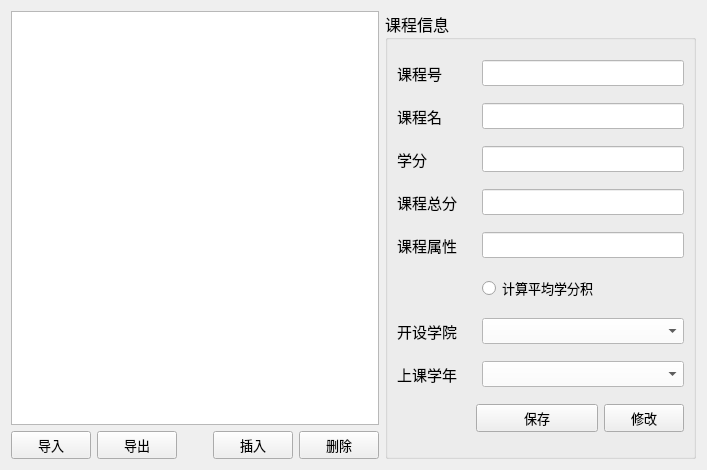
<?xml version="1.0" encoding="UTF-8"?>
<ui version="4.0">
 <class>manage_course</class>
 <widget class="QWidget" name="manage_course">
  <property name="geometry">
   <rect>
    <x>0</x>
    <y>0</y>
    <width>707</width>
    <height>470</height>
   </rect>
  </property>
  <property name="windowTitle">
   <string>Form</string>
  </property>
  <property name="styleSheet">
   <string notr="true"/>
  </property>
  <layout class="QHBoxLayout" name="horizontalLayout_3">
   <item>
    <layout class="QVBoxLayout" name="verticalLayout_2">
     <item>
      <widget class="QTableView" name="courseView">
       <property name="baseSize">
        <size>
         <width>30</width>
         <height>30</height>
        </size>
       </property>
       <property name="font">
        <font>
         <pointsize>10</pointsize>
        </font>
       </property>
       <property name="lineWidth">
        <number>2</number>
       </property>
      </widget>
     </item>
     <item>
      <layout class="QHBoxLayout" name="horizontalLayout_2">
       <item>
        <widget class="QPushButton" name="pushButton">
         <property name="font">
          <font>
           <family>微软雅黑</family>
           <pointsize>10</pointsize>
          </font>
         </property>
         <property name="styleSheet">
          <string notr="true">QPushButton{ 
border-width:4px;
border-image:url(:/image/bg.jpeg)
 4 4 4 4 stretch stretch;
}

QPushButton:hover{
border: 0.1px solid;
}</string>
         </property>
         <property name="text">
          <string>导入</string>
         </property>
         <property name="icon">
          <iconset resource="icons.qrc">
           <normaloff>:/image/import.png</normaloff>:/image/import.png</iconset>
         </property>
        </widget>
       </item>
       <item>
        <widget class="QPushButton" name="pushButton_2">
         <property name="font">
          <font>
           <family>微软雅黑</family>
           <pointsize>10</pointsize>
          </font>
         </property>
         <property name="styleSheet">
          <string notr="true">QPushButton{ 
border-width:4px;
border-image:url(:/image/bg.jpeg)
 4 4 4 4 stretch stretch;
}

QPushButton:hover{
border: 0.1px solid;
}</string>
         </property>
         <property name="text">
          <string>导出</string>
         </property>
         <property name="icon">
          <iconset resource="icons.qrc">
           <normaloff>:/image/export.png</normaloff>:/image/export.png</iconset>
         </property>
        </widget>
       </item>
       <item>
        <spacer name="horizontalSpacer">
         <property name="orientation">
          <enum>Qt::Horizontal</enum>
         </property>
         <property name="sizeHint" stdset="0">
          <size>
           <width>40</width>
           <height>20</height>
          </size>
         </property>
        </spacer>
       </item>
       <item>
        <widget class="QPushButton" name="newCourse">
         <property name="font">
          <font>
           <family>微软雅黑</family>
           <pointsize>10</pointsize>
          </font>
         </property>
         <property name="cursor">
          <cursorShape>PointingHandCursor</cursorShape>
         </property>
         <property name="toolTip">
          <string>&lt;!DOCTYPE HTML PUBLIC &quot;-//W3C//DTD HTML 4.0//EN&quot; &quot;http://www.w3.org/TR/REC-html40/strict.dtd&quot;&gt;
&lt;html&gt;&lt;head&gt;&lt;meta name=&quot;qrichtext&quot; content=&quot;1&quot; /&gt;&lt;style type=&quot;text/css&quot;&gt;
p, li { white-space: pre-wrap; }
&lt;/style&gt;&lt;/head&gt;&lt;body style=&quot; font-family:'SimSun'; font-size:9pt; font-weight:400; font-style:normal;&quot;&gt;
&lt;p align=&quot;center&quot; style=&quot; margin-top:0px; margin-bottom:0px; margin-left:0px; margin-right:0px; -qt-block-indent:0; text-indent:0px;&quot;&gt;&lt;span style=&quot; font-size:12pt; font-weight:600;&quot;&gt;添加&lt;/span&gt;&lt;/p&gt;&lt;/body&gt;&lt;/html&gt;</string>
         </property>
         <property name="styleSheet">
          <string notr="true"/>
         </property>
         <property name="text">
          <string>插入</string>
         </property>
         <property name="icon">
          <iconset resource="icons.qrc">
           <normaloff>:/image/add.png</normaloff>:/image/add.png</iconset>
         </property>
         <property name="iconSize">
          <size>
           <width>16</width>
           <height>16</height>
          </size>
         </property>
         <property name="autoDefault">
          <bool>false</bool>
         </property>
        </widget>
       </item>
       <item>
        <widget class="QPushButton" name="deleteCourse">
         <property name="baseSize">
          <size>
           <width>20</width>
           <height>20</height>
          </size>
         </property>
         <property name="font">
          <font>
           <family>微软雅黑</family>
           <pointsize>10</pointsize>
          </font>
         </property>
         <property name="cursor">
          <cursorShape>PointingHandCursor</cursorShape>
         </property>
         <property name="toolTip">
          <string>&lt;!DOCTYPE HTML PUBLIC &quot;-//W3C//DTD HTML 4.0//EN&quot; &quot;http://www.w3.org/TR/REC-html40/strict.dtd&quot;&gt;
&lt;html&gt;&lt;head&gt;&lt;meta name=&quot;qrichtext&quot; content=&quot;1&quot; /&gt;&lt;style type=&quot;text/css&quot;&gt;
p, li { white-space: pre-wrap; }
&lt;/style&gt;&lt;/head&gt;&lt;body style=&quot; font-family:'SimSun'; font-size:9pt; font-weight:400; font-style:normal;&quot;&gt;
&lt;p align=&quot;center&quot; style=&quot; margin-top:0px; margin-bottom:0px; margin-left:0px; margin-right:0px; -qt-block-indent:0; text-indent:0px;&quot;&gt;&lt;span style=&quot; font-size:12pt; font-weight:600;&quot;&gt;删除&lt;/span&gt;&lt;/p&gt;&lt;/body&gt;&lt;/html&gt;</string>
         </property>
         <property name="styleSheet">
          <string notr="true"/>
         </property>
         <property name="text">
          <string>删除</string>
         </property>
         <property name="icon">
          <iconset resource="icons.qrc">
           <normaloff>:/image/cross.png</normaloff>:/image/cross.png</iconset>
         </property>
         <property name="iconSize">
          <size>
           <width>16</width>
           <height>16</height>
          </size>
         </property>
        </widget>
       </item>
      </layout>
     </item>
    </layout>
   </item>
   <item>
    <layout class="QVBoxLayout" name="verticalLayout">
     <item>
      <widget class="QGroupBox" name="groupBox">
       <property name="maximumSize">
        <size>
         <width>339</width>
         <height>16777215</height>
        </size>
       </property>
       <property name="font">
        <font>
         <family>华文楷体</family>
         <pointsize>12</pointsize>
        </font>
       </property>
       <property name="title">
        <string>课程信息</string>
       </property>
       <layout class="QGridLayout" name="gridLayout">
        <item row="0" column="0">
         <widget class="QLabel" name="label">
          <property name="font">
           <font>
            <family>微软雅黑</family>
            <pointsize>11</pointsize>
           </font>
          </property>
          <property name="text">
           <string>课程号</string>
          </property>
         </widget>
        </item>
        <item row="0" column="2" colspan="2">
         <widget class="QLineEdit" name="lineEdit_courseNumber">
          <property name="font">
           <font>
            <pointsize>10</pointsize>
           </font>
          </property>
          <property name="styleSheet">
           <string notr="true">background-color: rgb(255, 255, 255);</string>
          </property>
         </widget>
        </item>
        <item row="1" column="0">
         <widget class="QLabel" name="label_2">
          <property name="font">
           <font>
            <family>微软雅黑</family>
            <pointsize>11</pointsize>
           </font>
          </property>
          <property name="text">
           <string>课程名</string>
          </property>
         </widget>
        </item>
        <item row="1" column="2" colspan="2">
         <widget class="QLineEdit" name="lineEdit_courseName">
          <property name="font">
           <font>
            <pointsize>10</pointsize>
           </font>
          </property>
          <property name="styleSheet">
           <string notr="true">background-color: rgb(255, 255, 255);</string>
          </property>
         </widget>
        </item>
        <item row="2" column="0">
         <widget class="QLabel" name="label_3">
          <property name="font">
           <font>
            <family>微软雅黑</family>
            <pointsize>11</pointsize>
           </font>
          </property>
          <property name="text">
           <string>学分</string>
          </property>
         </widget>
        </item>
        <item row="2" column="2" colspan="2">
         <widget class="QLineEdit" name="lineEdit_course_Credit">
          <property name="font">
           <font>
            <pointsize>10</pointsize>
           </font>
          </property>
          <property name="styleSheet">
           <string notr="true">background-color: rgb(255, 255, 255);</string>
          </property>
         </widget>
        </item>
        <item row="3" column="0" colspan="2">
         <widget class="QLabel" name="label_4">
          <property name="font">
           <font>
            <family>微软雅黑</family>
            <pointsize>11</pointsize>
           </font>
          </property>
          <property name="text">
           <string>课程总分</string>
          </property>
         </widget>
        </item>
        <item row="3" column="2" colspan="2">
         <widget class="QLineEdit" name="lineEdit_courseScore">
          <property name="font">
           <font>
            <pointsize>10</pointsize>
           </font>
          </property>
          <property name="styleSheet">
           <string notr="true">background-color: rgb(255, 255, 255);</string>
          </property>
         </widget>
        </item>
        <item row="4" column="0" colspan="2">
         <widget class="QLabel" name="label_5">
          <property name="font">
           <font>
            <family>微软雅黑</family>
            <pointsize>11</pointsize>
           </font>
          </property>
          <property name="text">
           <string>课程属性</string>
          </property>
         </widget>
        </item>
        <item row="4" column="2" colspan="2">
         <widget class="QLineEdit" name="lineEdit_courseAtr">
          <property name="font">
           <font>
            <pointsize>10</pointsize>
           </font>
          </property>
          <property name="styleSheet">
           <string notr="true">background-color: rgb(255, 255, 255);</string>
          </property>
         </widget>
        </item>
        <item row="7" column="0" colspan="2">
         <widget class="QLabel" name="label_6">
          <property name="font">
           <font>
            <family>微软雅黑</family>
            <pointsize>11</pointsize>
           </font>
          </property>
          <property name="text">
           <string>开设学院</string>
          </property>
         </widget>
        </item>
        <item row="8" column="0" colspan="2">
         <widget class="QLabel" name="label_7">
          <property name="font">
           <font>
            <family>微软雅黑</family>
            <pointsize>11</pointsize>
           </font>
          </property>
          <property name="text">
           <string>上课学年</string>
          </property>
         </widget>
        </item>
        <item row="8" column="2" colspan="2">
         <widget class="QComboBox" name="semesteryearcombobox">
          <property name="font">
           <font>
            <pointsize>10</pointsize>
           </font>
          </property>
          <property name="styleSheet">
           <string notr="true">background-color: rgb(255, 255, 255);</string>
          </property>
         </widget>
        </item>
        <item row="9" column="0">
         <spacer name="horizontalSpacer_2">
          <property name="orientation">
           <enum>Qt::Horizontal</enum>
          </property>
          <property name="sizeHint" stdset="0">
           <size>
            <width>83</width>
            <height>24</height>
           </size>
          </property>
         </spacer>
        </item>
        <item row="9" column="1" colspan="2">
         <widget class="QPushButton" name="saveCourse">
          <property name="font">
           <font>
            <family>微软雅黑</family>
            <pointsize>10</pointsize>
           </font>
          </property>
          <property name="text">
           <string>保存</string>
          </property>
          <property name="icon">
           <iconset resource="icons.qrc">
            <normaloff>:/image/ok_3644.png</normaloff>:/image/ok_3644.png</iconset>
          </property>
         </widget>
        </item>
        <item row="9" column="3">
         <widget class="QPushButton" name="modifyCourse">
          <property name="font">
           <font>
            <family>微软雅黑</family>
            <pointsize>10</pointsize>
           </font>
          </property>
          <property name="text">
           <string>修改</string>
          </property>
          <property name="icon">
           <iconset resource="icons.qrc">
            <normaloff>:/image/notepad.png</normaloff>:/image/notepad.png</iconset>
          </property>
         </widget>
        </item>
        <item row="7" column="2" colspan="2">
         <widget class="QComboBox" name="schoolcombobox">
          <property name="font">
           <font>
            <pointsize>10</pointsize>
           </font>
          </property>
          <property name="styleSheet">
           <string notr="true">background-color: rgb(255, 255, 255);</string>
          </property>
         </widget>
        </item>
        <item row="5" column="2">
         <widget class="QRadioButton" name="radioButton">
          <property name="font">
           <font>
            <family>微软雅黑</family>
            <pointsize>10</pointsize>
           </font>
          </property>
          <property name="text">
           <string>计算平均学分积</string>
          </property>
         </widget>
        </item>
       </layout>
      </widget>
     </item>
    </layout>
   </item>
  </layout>
 </widget>
 <resources>
  <include location="icons.qrc"/>
 </resources>
 <connections/>
</ui>
